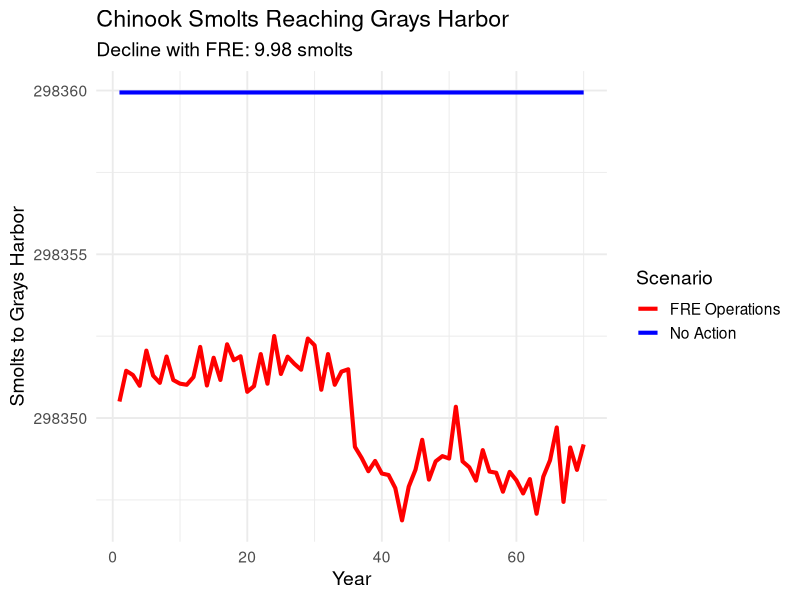

R code for this plot:
# ==========================================================
# Chinook LCM: Adults → Smolts to Grays Harbor
# Dam Operations vs No Action
# ==========================================================

library(ggplot2)

# ------------------------------
# 1. Initial Conditions
# ------------------------------

#Want to only apply the flood-based, FRE ops mortalities to the proportion of the
#population above Newaukum (minus S Fork Chehalis)
#Entire pop based on ASRP TM2 = 29,358 ()
#SF to Elk(187) + Elk(19) + Elk to Crim(85) + Above Crim(113) = 404 fish under current conditions
#All other areas (S Fork + all downstream) = 28,954
# SO, the area of focus is only 1.40% of all adults in system
pop_init <- 29358  #based on current pop estimates
n_years  <- 70
n_mc     <- 500
set.seed(123)

# ------------------------------
# 2. Life-History Parameters
# ------------------------------
#prop_female       <- 0.5  #standard
#females_per_redd  <- 1    #standard
adults_per_redd     <- 2.5
eggs_per_redd     <- 5400 #NOAA LCM

egg_to_fry        <- 0.40
fry_to_smolt_fw   <- 0.15
estuary_surv      <- 0.70

egg_capacity      <- 8e6

BH <- function(S, p, c){
  (S * p) / (1 + (p / c) * S)
}

# ------------------------------
# 3. Flood Probability Regime
# ------------------------------

#Use ensemble maximum values for most conservative estimate - higher mortality
flood_probs <- data.frame(
  period = c("Mid","Late"),
  typical = c(0.58,0.45),
  major = c(0.37,0.47),
  catastrophic = c(0.05,0.076)
)

get_climate_period <- function(year){
  if(year <= 35) return("Mid")
  return("Late")
}

draw_flood <- function(year){
  period <- get_climate_period(year)
  probs <- flood_probs[flood_probs$period==period,
                       c("typical","major","catastrophic")]
  sample(c("typical","major","catastrophic"),
         1,
         prob=as.numeric(probs))
}

# ------------------------------
# 4. Scenario-Specific Redd Mortalities
# ------------------------------

#the 3.5% for major and 10.5% for catastrophic flood redd mortalities only apply
#to the portion of the pop above Newaukum (minus S Fork Chehalis). That is only 1.40% 
#of the total pop (404/29,358 * 100).

# 404 fish / 2.5 fish per redd = 161.6 redds in Upper Chehalis
# 10.5% of these wiped out with catastrophic flood: 161.6 * 0.105 = 17 redds lost
# 3.5% of these wiped out with catastrophic flood: 161.6 * 0.035 = 6 redds lost

#Assume total Chehalis pop redds is 29,358 / 2.5 fish per redd = 11,743 redds
#Upper Chehalis redd loss as proportion of entire basin: 
            #Catastrophic flood: 17 redds lost / 11,743 total redds = 0.00144
            #Major flood: 6 redds lost / 11,743 = 0.0005
#Apply these proportions for the redd mort with FRE ops

redd_mort_dam <- c(
  typical = 0.00,
  major = 0.0005,
  catastrophic = 0.00144
)

redd_mort_no_action <- c(
  typical = 0.00,
  major = 0.000,
  catastrophic = 0.000
)

# ------------------------------
# 5. Simulation Function
# ------------------------------
run_lcm <- function(redd_mort_vector){
  
  smolts_out <- matrix(NA,n_mc,n_years)
  
  for(mc in 1:n_mc){
    
    adults <- pop_init
    
    for(yr in 1:n_years){
      
      redds   <- adults / adults_per_redd
      
      flood_type <- draw_flood(yr)
      redds_post <- redds * (1 - redd_mort_vector[flood_type])
      
      eggs <- BH(redds_post, eggs_per_redd, egg_capacity)
      fry  <- eggs * egg_to_fry
      smolts_fw <- fry * fry_to_smolt_fw
      smolts_GH <- smolts_fw * estuary_surv
      
      smolts_out[mc,yr] <- smolts_GH
      adults <- pop_init
    }
  }
  
  smolts_out
}

# ------------------------------
# 6. Run Both Scenarios
# ------------------------------
results_dam       <- run_lcm(redd_mort_dam)
results_no_action <- run_lcm(redd_mort_no_action)

# ------------------------------
# 7. Percent Decline Calculation
# ------------------------------
mean_dam       <- apply(results_dam,2,mean)
mean_no_action <- apply(results_no_action,2,mean)

percent_decline_by_year <- 
  (mean_no_action - mean_dam) / mean_no_action * 100

mean_percent_decline <- mean(percent_decline_by_year)

cat("Mean Percent Decline in Smolts (FRE vs No Action):",
    round(mean_percent_decline,2), "%\n")

# ------------------------------
# 7b. Summary Comparison Table
# ------------------------------

# Mean smolts across all years (and MC runs)
overall_mean_dam       <- mean(results_dam)
overall_mean_no_action <- mean(results_no_action)

# Absolute and percent difference
difference_smolt <- overall_mean_no_action - overall_mean_dam
percent_diff     <- difference_smolt / overall_mean_no_action * 100

summary_table <- data.frame(
  Scenario = c("No Action", "FRE Operations"),
  Mean_Smolts = c(overall_mean_no_action,
                  overall_mean_dam)
)

comparison_row <- data.frame(
  Scenario = "Difference (No Action - FRE)",
  Mean_Smolts = difference_smolt
)

percent_row <- data.frame(
  Scenario = "Percent Difference (%)",
  Mean_Smolts = percent_diff
)

summary_output <- rbind(summary_table,
                        comparison_row,
                        percent_row)

summary_output$Mean_Smolts <- round(summary_output$Mean_Smolts, 2)
print(summary_output)

# ------------------------------
# 8. Prepare Plot Data
# ------------------------------
long_dam <- as.data.frame(as.table(results_dam))
colnames(long_dam) <- c("Sim","Year","Smolts")
long_dam$Scenario <- "FRE Operations"

long_no_action <- as.data.frame(as.table(results_no_action))
colnames(long_no_action) <- c("Sim","Year","Smolts")
long_no_action$Scenario <- "No Action"

long_all <- rbind(long_dam, long_no_action)
long_all$Year <- as.numeric(gsub("V","", long_all$Year))

summary_df <- data.frame(
  Year = rep(1:n_years,2),
  Smolts = c(mean_dam, mean_no_action),
  Scenario = rep(c("FRE Operations","No Action"),
                 each=n_years)
)

# ------------------------------
# 9. Spaghetti Plot
# ------------------------------

ggplot() +
  
  # Mean lines (bold)
  geom_line(data=summary_df,
            aes(x=Year,y=Smolts,color=Scenario),
            linewidth=1.4) +
  
  scale_color_manual(values=c(
    "FRE Operations"="red",
    "No Action"="blue"
  )) +
  
  labs(title="Chinook Smolts Reaching Grays Harbor",
       subtitle=paste("Decline with FRE:",
                      round(comparison_row$Mean_Smolts,2),"smolts"),
       x="Year",
       y="Smolts to Grays Harbor",
       color="Scenario") +
  
  theme_minimal(base_size=14)
